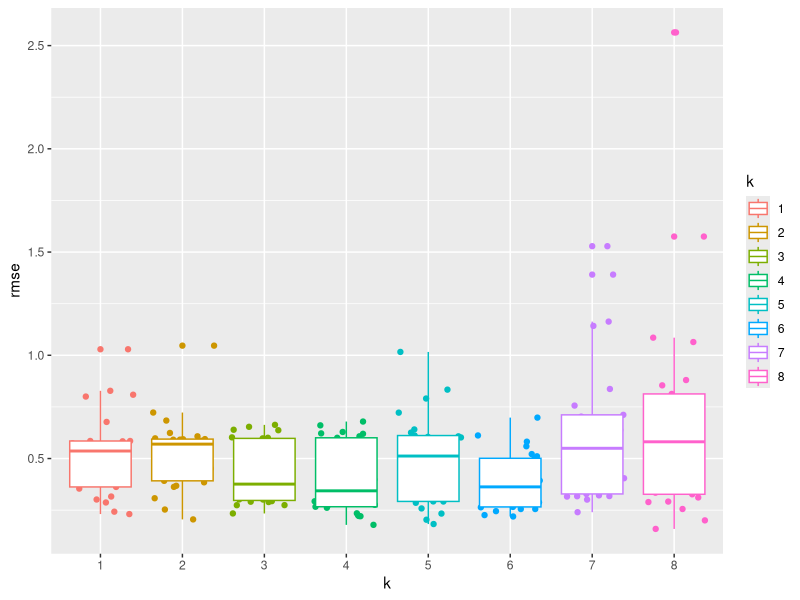

This figure's R source:
## ---- chunk 1
knitr::opts_chunk$set(echo = TRUE)

library("knitr")
library("dplyr")
library("ggplot2")
library("flextable")
library("data.table")
## ---- chunk 2
poly_data <- fread("../data/poly_data.txt")
## ---- chunk 3

cross_validate <- function(df, n, k) {
  
  ## split train/test
  vec <- sample(nrow(df), n)
  test <- df[vec, -1]
  train <- df[!vec, -1]
  
  fit <- lm(y ~ poly(x, k, raw = TRUE), data = train)
  
  predictions <- predict(fit, test, interval="none", type = "response", na.action=na.pass)
  preds = cbind(test, predictions)
  
  temp <- preds |>
  mutate(squared_error = (y-predictions)^2) |>
  summarise(rmse = sqrt(mean(squared_error)), r = round(cor(y, predictions, method = "pearson"),3), pct_error = 100*rmse/abs(mean(train$y)))
  
  return(temp)
}
## ---- chunk 4
cross_validate(df = poly_data, n = 4, k = 1)
## ---- chunk 5
kval = seq(1,8)
nrep = 25
ntest = 5
res = data.frame(NULL)

for (k in kval) {
  
  print(paste("trying complexity value = ",k))
  for (i in 1:nrep) {
    
    # print(paste("replicate n.", i))
  
    temp = cross_validate(df = poly_data, n = ntest, k = k)
  
    temp$rep = i
    temp$test_size = ntest
    temp$k = k
  
    res = rbind.data.frame(res, temp)
  }
}

## ---- chunk 6
res$k = factor(res$k)
ggplot(res, aes(x = k, y = rmse)) + geom_jitter(aes(color=k)) + geom_boxplot(aes(color=k))
## ---- chunk 7
temp <- res |>
  group_by(k) |>
  summarise(avg = mean(rmse))

temp |>
  regulartable() |>
  autofit()
## ---- chunk 8
temp[which.min(temp$avg),]
